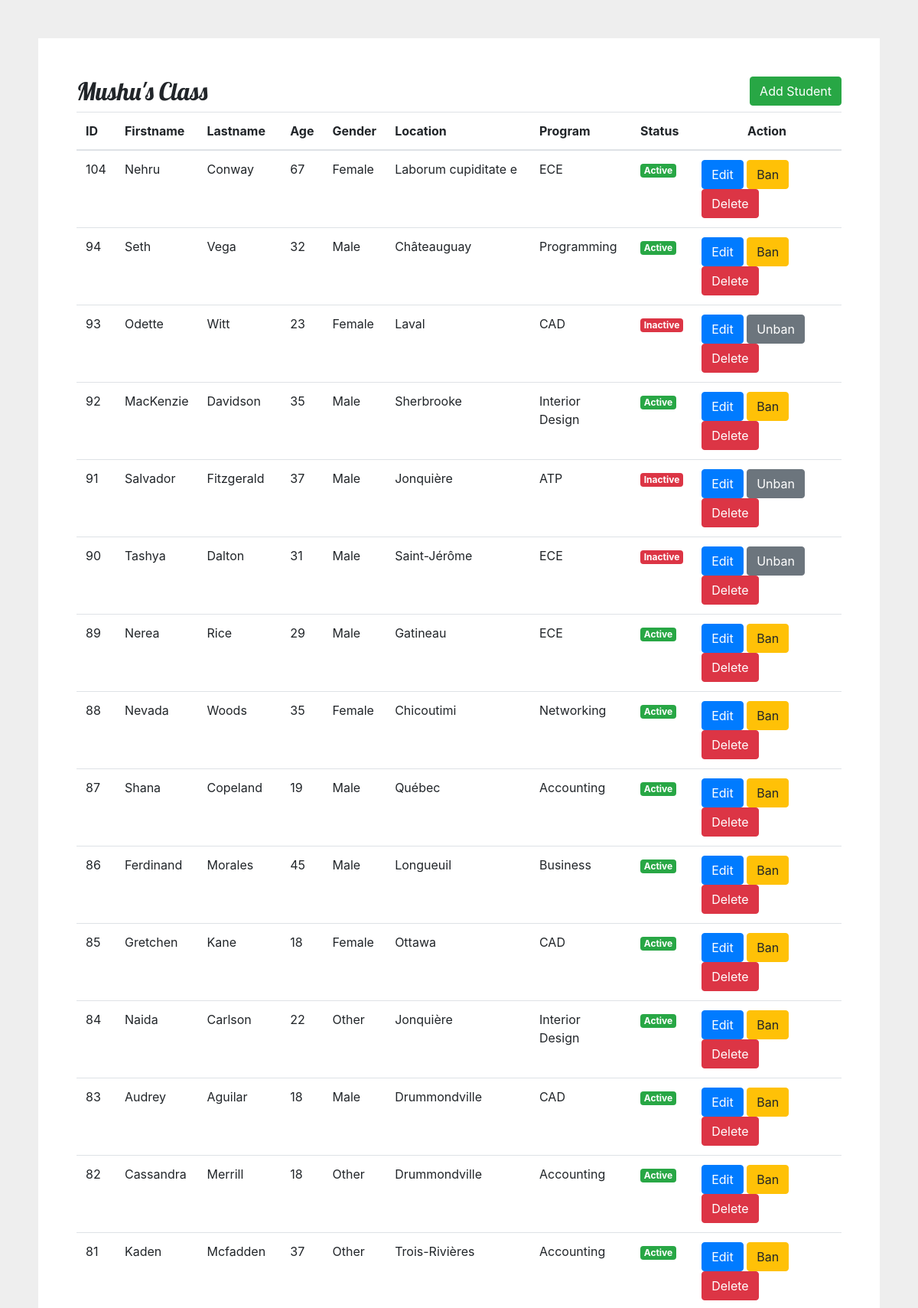
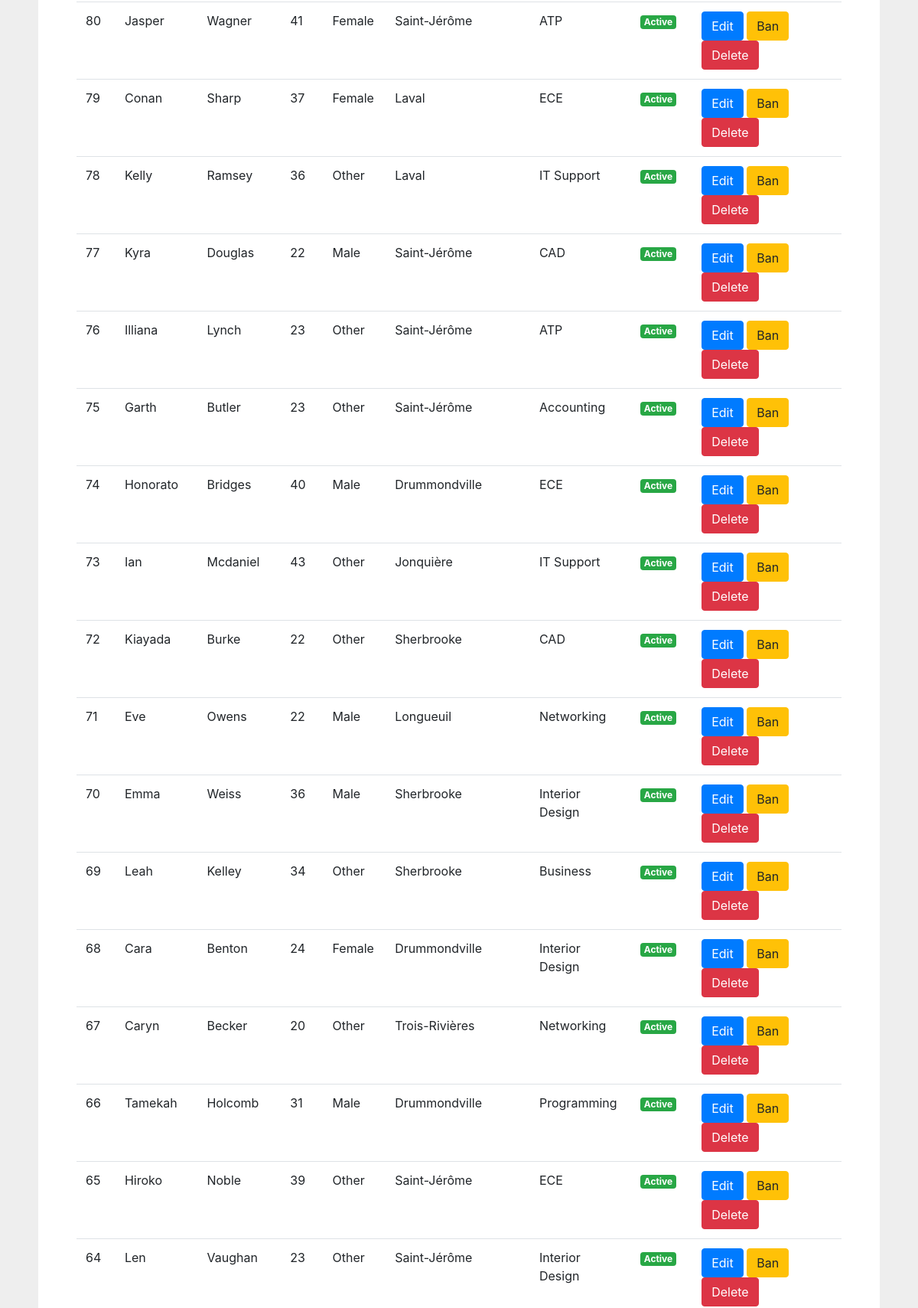
The page / (upper part) on the database its author committed (2 pictures, top to bottom).
### tables this page shows
CREATE TABLE IF NOT EXISTS `students` (
  `student_id` int(11) NOT NULL AUTO_INCREMENT,
  `student_firstname` varchar(100) NOT NULL,
  `student_lastname` varchar(100) NOT NULL,
  `student_age` tinyint(3) UNSIGNED NOT NULL,
  `student_gender` varchar(10) NOT NULL,
  `student_location` varchar(150) NOT NULL,
  `student_program` varchar(150) NOT NULL,
  `student_status` tinyint(4) NOT NULL DEFAULT '1',
  PRIMARY KEY (`student_id`)
);

### tbody.php (the view)
<?php
	include "dbConnection.php";
	$query    = $db->query( "SELECT * FROM `students` ORDER BY student_id DESC" );
	$students = $query->fetchAll( PDO::FETCH_ASSOC );
	foreach ( $students as $student ): ?>
		<tr>
			<td><?= $student['student_id'] ?></td>
			<td><?= $student['student_firstname'] ?></td>
			<td><?= $student['student_lastname'] ?></td>
			<td><?= $student['student_age'] ?></td>
			<td><?= $student['student_gender'] ?></td>
			<td><?= $student['student_location'] ?></td>
			<td><?= $student['student_program'] ?></td>
			<td>
				<?php
					if ( $student['student_status'] == "1" ) {
						echo "<span class='badge badge-success'>Active</span>";
					} else {
						echo "<span class='badge badge-danger'>Inactive</span>";
					}
				?>
			</td>
			<td>
				<a href="#" class="btn btn-primary editBtn" data-toggle="modal" data-target="#editModal"
				   data-id="<?= $student['student_id'] ?>" >Edit</a>
				<?php if ( $student['student_status'] == "1" ): ?>
					<a href="#" data-id="<?= $student['student_id'] ?>" data-action="ban" class="action btn
					btn-warning">Ban</a>
				<?php else: ?>
					<a href="#" data-id="<?= $student['student_id'] ?>" data-action="unban" class="action btn
					btn-secondary">Unban</a>
				<?php endif; ?>
				<a href="#" data-id="<?= $student['student_id'] ?>" data-action="delete" class="action btn btn-danger
				deleteBtn">Delete</a>
			</td>
		</tr>
	<?php endforeach; ?>

### index.php (shortened to what this page needs)
<!DOCTYPE html>
<html lang="en">
<head>
	<link href="https://maxcdn.bootstrapcdn.com/bootstrap/4.0.0/css/bootstrap.min.css" rel="stylesheet"
	      id="bootstrap-css">
</head>
<body>
<div class="container-fluid">
	<div class="container">
		<div class="row">
			<div class="col-md-12">
				<h2 class="text-center float-left" id="title">Mushu's Class</h2>
				<a href="#" class="btn btn-success float-right" data-toggle="modal" data-target="#addModal">Add
					Student</a>
			</div>
		</div>
		<div class="row clearfix">
			<div class="col-md-12">
				<table class="table table-hover">
					<thead>
					<tr>
						<th>ID</th>
						<th>Firstname</th>
						<th>Lastname</th>
						<th>Age</th>
						<th>Gender</th>
						<th>Location</th>
						<th>Program</th>
						<th>Status</th>
						<th class="text-center">Action</th>
					</tr>
					</thead>
					<tbody id="tableData">
					<?php include "tbody.php" ?>
					</tbody>
				</table>
			</div>
		</div>
	</div>
</div>
</body>
</html>

### index.php (style rules this page uses)
body { background-color: #eee; }
.container-fluid { padding: 50px; }
.container { background-color: white; padding: 50px; }
#title { font-family: 'Lobster', cursive; }

### rows shown on the page
students: student_id "104", student_firstname "Nehru", student_lastname "Conway", student_age "67", student_gender "Female", student_location "Laborum cupiditate e", student_program "ECE", student_status "Active"
students: student_id "94", student_firstname "Seth", student_lastname "Vega", student_age "32", student_gender "Male", student_location "Châteauguay", student_program "Programming", student_status "Active"
students: student_id "93", student_firstname "Odette", student_lastname "Witt", student_age "23", student_gender "Female", student_location "Laval", student_program "CAD", student_status "Inactive"
students: student_id "92", student_firstname "MacKenzie", student_lastname "Davidson", student_age "35", student_gender "Male", student_location "Sherbrooke", student_program "Interior Design", student_status "Active"
students: student_id "91", student_firstname "Salvador", student_lastname "Fitzgerald", student_age "37", student_gender "Male", student_location "Jonquière", student_program "ATP", student_status "Inactive"
students: student_id "90", student_firstname "Tashya", student_lastname "Dalton", student_age "31", student_gender "Male", student_location "Saint-Jérôme", student_program "ECE", student_status "Inactive"
students: student_id "89", student_firstname "Nerea", student_lastname "Rice", student_age "29", student_gender "Male", student_location "Gatineau", student_program "ECE", student_status "Active"
students: student_id "88", student_firstname "Nevada", student_lastname "Woods", student_age "35", student_gender "Female", student_location "Chicoutimi", student_program "Networking", student_status "Active"
students: student_id "87", student_firstname "Shana", student_lastname "Copeland", student_age "19", student_gender "Male", student_location "Québec", student_program "Accounting", student_status "Active"
students: student_id "86", student_firstname "Ferdinand", student_lastname "Morales", student_age "45", student_gender "Male", student_location "Longueuil", student_program "Business", student_status "Active"
students: student_id "85", student_firstname "Gretchen", student_lastname "Kane", student_age "18", student_gender "Female", student_location "Ottawa", student_program "CAD", student_status "Active"
students: student_id "84", student_firstname "Naida", student_lastname "Carlson", student_age "22", student_gender "Other", student_location "Jonquière", student_program "Interior Design", student_status "Active"
students: student_id "83", student_firstname "Audrey", student_lastname "Aguilar", student_age "18", student_gender "Male", student_location "Drummondville", student_program "CAD", student_status "Active"
students: student_id "82", student_firstname "Cassandra", student_lastname "Merrill", student_age "18", student_gender "Other", student_location "Drummondville", student_program "Accounting", student_status "Active"
students: student_id "81", student_firstname "Kaden", student_lastname "Mcfadden", student_age "37", student_gender "Other", student_location "Trois-Rivières", student_program "Accounting", student_status "Active"
students: student_id "80", student_firstname "Jasper", student_lastname "Wagner", student_age "41", student_gender "Female", student_location "Saint-Jérôme", student_program "ATP", student_status "Active"
students: student_id "79", student_firstname "Conan", student_lastname "Sharp", student_age "37", student_gender "Female", student_location "Laval", student_program "ECE", student_status "Active"
students: student_id "78", student_firstname "Kelly", student_lastname "Ramsey", student_age "36", student_gender "Other", student_location "Laval", student_program "IT Support", student_status "Active"
students: student_id "77", student_firstname "Kyra", student_lastname "Douglas", student_age "22", student_gender "Male", student_location "Saint-Jérôme", student_program "CAD", student_status "Active"
students: student_id "76", student_firstname "Illiana", student_lastname "Lynch", student_age "23", student_gender "Other", student_location "Saint-Jérôme", student_program "ATP", student_status "Active"
students: student_id "75", student_firstname "Garth", student_lastname "Butler", student_age "23", student_gender "Other", student_location "Saint-Jérôme", student_program "Accounting", student_status "Active"
students: student_id "74", student_firstname "Honorato", student_lastname "Bridges", student_age "40", student_gender "Male", student_location "Drummondville", student_program "ECE", student_status "Active"
students: student_id "73", student_firstname "Ian", student_lastname "Mcdaniel", student_age "43", student_gender "Other", student_location "Jonquière", student_program "IT Support", student_status "Active"
students: student_id "72", student_firstname "Kiayada", student_lastname "Burke", student_age "22", student_gender "Other", student_location "Sherbrooke", student_program "CAD", student_status "Active"
students: student_id "71", student_firstname "Eve", student_lastname "Owens", student_age "22", student_gender "Male", student_location "Longueuil", student_program "Networking", student_status "Active"
students: student_id "70", student_firstname "Emma", student_lastname "Weiss", student_age "36", student_gender "Male", student_location "Sherbrooke", student_program "Interior Design", student_status "Active"
students: student_id "69", student_firstname "Leah", student_lastname "Kelley", student_age "34", student_gender "Other", student_location "Sherbrooke", student_program "Business", student_status "Active"
students: student_id "68", student_firstname "Cara", student_lastname "Benton", student_age "24", student_gender "Female", student_location "Drummondville", student_program "Interior Design", student_status "Active"
students: student_id "67", student_firstname "Caryn", student_lastname "Becker", student_age "20", student_gender "Other", student_location "Trois-Rivières", student_program "Networking", student_status "Active"
students: student_id "66", student_firstname "Tamekah", student_lastname "Holcomb", student_age "31", student_gender "Male", student_location "Drummondville", student_program "Programming", student_status "Active"
students: student_id "65", student_firstname "Hiroko", student_lastname "Noble", student_age "39", student_gender "Other", student_location "Saint-Jérôme", student_program "ECE", student_status "Active"
students: student_id "64", student_firstname "Len", student_lastname "Vaughan", student_age "23", student_gender "Other", student_location "Saint-Jérôme", student_program "Interior Design", student_status "Active"
